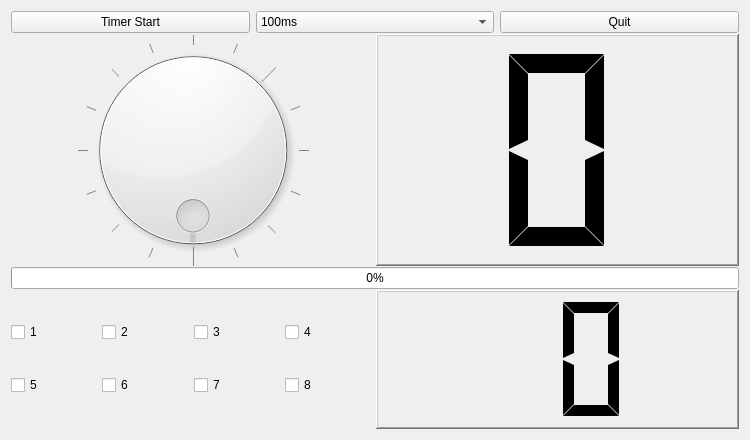
<?xml version="1.0" encoding="UTF-8"?>
<ui version="4.0">
 <class>LedkeyWidget</class>
 <widget class="QWidget" name="LedkeyWidget">
  <property name="geometry">
   <rect>
    <x>0</x>
    <y>0</y>
    <width>750</width>
    <height>440</height>
   </rect>
  </property>
  <property name="windowTitle">
   <string>LedkeyWidget</string>
  </property>
  <layout class="QVBoxLayout" name="verticalLayout_3">
   <item>
    <layout class="QVBoxLayout" name="verticalLayout_2" stretch="1,5,1,3">
     <property name="spacing">
      <number>1</number>
     </property>
     <item>
      <layout class="QHBoxLayout" name="horizontalLayout">
       <property name="spacing">
        <number>6</number>
       </property>
       <property name="sizeConstraint">
        <enum>QLayout::SetNoConstraint</enum>
       </property>
       <item>
        <widget class="QPushButton" name="pPBtimerStart">
         <property name="text">
          <string>Timer Start</string>
         </property>
         <property name="checkable">
          <bool>true</bool>
         </property>
        </widget>
       </item>
       <item>
        <widget class="QComboBox" name="pCBtimerValue">
         <item>
          <property name="text">
           <string>100ms</string>
          </property>
         </item>
         <item>
          <property name="text">
           <string>500ms</string>
          </property>
         </item>
         <item>
          <property name="text">
           <string>1000ms</string>
          </property>
         </item>
         <item>
          <property name="text">
           <string>2000ms</string>
          </property>
         </item>
        </widget>
       </item>
       <item>
        <widget class="QPushButton" name="pPBappQuit">
         <property name="text">
          <string>Quit</string>
         </property>
        </widget>
       </item>
      </layout>
     </item>
     <item>
      <layout class="QHBoxLayout" name="horizontalLayout_2">
       <item>
        <widget class="QDial" name="pDialLed">
         <property name="maximum">
          <number>16</number>
         </property>
         <property name="pageStep">
          <number>10</number>
         </property>
         <property name="wrapping">
          <bool>true</bool>
         </property>
         <property name="notchTarget">
          <double>3.700000000000000</double>
         </property>
         <property name="notchesVisible">
          <bool>true</bool>
         </property>
        </widget>
       </item>
       <item>
        <widget class="QLCDNumber" name="pLCDledNum">
         <property name="frameShape">
          <enum>QFrame::WinPanel</enum>
         </property>
         <property name="digitCount">
          <number>1</number>
         </property>
         <property name="mode">
          <enum>QLCDNumber::Hex</enum>
         </property>
         <property name="segmentStyle">
          <enum>QLCDNumber::Flat</enum>
         </property>
        </widget>
       </item>
      </layout>
     </item>
     <item>
      <layout class="QVBoxLayout" name="verticalLayout">
       <item>
        <widget class="QProgressBar" name="pProgressbarLed">
         <property name="maximum">
          <number>15</number>
         </property>
         <property name="value">
          <number>0</number>
         </property>
        </widget>
       </item>
      </layout>
     </item>
     <item>
      <layout class="QHBoxLayout" name="horizontalLayout_3">
       <item>
        <layout class="QGridLayout" name="gridLayout">
         <property name="sizeConstraint">
          <enum>QLayout::SetDefaultConstraint</enum>
         </property>
         <item row="0" column="3">
          <widget class="QCheckBox" name="pCBkey4">
           <property name="text">
            <string>4</string>
           </property>
          </widget>
         </item>
         <item row="0" column="2">
          <widget class="QCheckBox" name="pCBkey3">
           <property name="focusPolicy">
            <enum>Qt::StrongFocus</enum>
           </property>
           <property name="acceptDrops">
            <bool>false</bool>
           </property>
           <property name="layoutDirection">
            <enum>Qt::LeftToRight</enum>
           </property>
           <property name="text">
            <string>3</string>
           </property>
          </widget>
         </item>
         <item row="0" column="0">
          <widget class="QCheckBox" name="pCBkey1">
           <property name="text">
            <string>1</string>
           </property>
          </widget>
         </item>
         <item row="0" column="1">
          <widget class="QCheckBox" name="pCBkey2">
           <property name="text">
            <string>2</string>
           </property>
          </widget>
         </item>
         <item row="1" column="0">
          <widget class="QCheckBox" name="pCBkey5">
           <property name="text">
            <string>5</string>
           </property>
          </widget>
         </item>
         <item row="1" column="1">
          <widget class="QCheckBox" name="pCBkey6">
           <property name="text">
            <string>6</string>
           </property>
          </widget>
         </item>
         <item row="1" column="2">
          <widget class="QCheckBox" name="pCBkey7">
           <property name="text">
            <string>7</string>
           </property>
          </widget>
         </item>
         <item row="1" column="3">
          <widget class="QCheckBox" name="pCBkey8">
           <property name="text">
            <string>8</string>
           </property>
          </widget>
         </item>
        </layout>
       </item>
       <item>
        <widget class="QLCDNumber" name="pLCDkeyNum">
         <property name="frameShape">
          <enum>QFrame::WinPanel</enum>
         </property>
         <property name="digitCount">
          <number>2</number>
         </property>
         <property name="mode">
          <enum>QLCDNumber::Hex</enum>
         </property>
         <property name="segmentStyle">
          <enum>QLCDNumber::Flat</enum>
         </property>
        </widget>
       </item>
      </layout>
     </item>
    </layout>
   </item>
  </layout>
 </widget>
 <resources/>
 <connections>
  <connection>
   <sender>pDialLed</sender>
   <signal>valueChanged(int)</signal>
   <receiver>pLCDledNum</receiver>
   <slot>display(int)</slot>
   <hints>
    <hint type="sourcelabel">
     <x>363</x>
     <y>173</y>
    </hint>
    <hint type="destinationlabel">
     <x>453</x>
     <y>173</y>
    </hint>
   </hints>
  </connection>
 </connections>
</ui>
